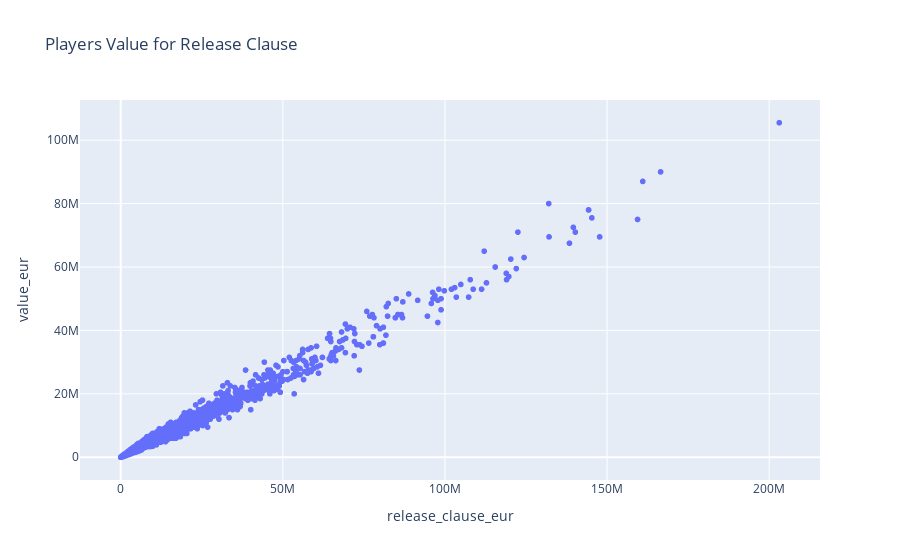

Write notebook code for a chart like this one.
### Code cell
px.scatter(df, x="release_clause_eur", y = "value_eur", title = 'Players Value for Release Clause(릴리즈 조항에 따른 선수들 가치)' )

### Figure 1 — Plotly figure (JSON) as saved in the notebook; plotly's stock layout.template omitted (floating-point values rounded to 4 significant figures; data arrays with more than 128 entries replaced by an {"elided": "..."} marker saying what was removed)
{"data": [{"hovertemplate": "release_clause_eur=%{x}<br>value_eur=%{y}<extra></extra>", "legendgroup": "", "marker": {"color": "#636efa", "symbol": "circle"}, "mode": "markers", "name": "", "showlegend": false, "type": "scattergl", "x": {"elided": "18944 int values"}, "xaxis": "x", "y": {"elided": "18944 int values"}, "yaxis": "y"}], "layout": {"legend": {"tracegroupgap": 0}, "title": {"text": "Players Value for Release Clause"}, "xaxis": {"anchor": "y", "domain": [0, 1], "title": {"text": "release_clause_eur"}}, "yaxis": {"anchor": "x", "domain": [0, 1], "title": {"text": "value_eur"}}}}
